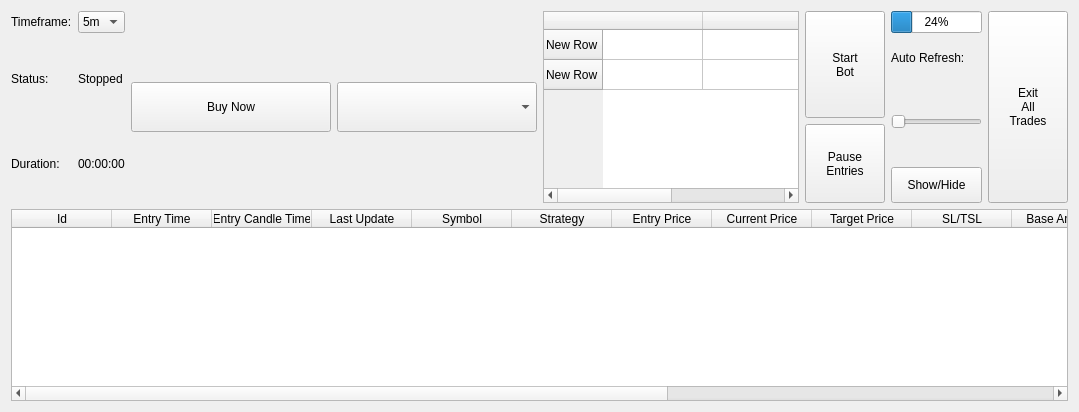
        <widget class="QWidget" name="tabTrades">
         <property name="styleSheet">
          <string notr="true"/>
         </property>
         <attribute name="title">
          <string>Trades</string>
         </attribute>
         <layout class="QGridLayout" name="gridLayout_13">
          <property name="sizeConstraint">
           <enum>QLayout::SetDefaultConstraint</enum>
          </property>
          <item row="0" column="0">
           <layout class="QVBoxLayout" name="verticalLayout_14">
            <item>
             <layout class="QHBoxLayout" name="horizontalLayout_5" stretch="0,0,0,0,0">
              <property name="sizeConstraint">
               <enum>QLayout::SetDefaultConstraint</enum>
              </property>
              <item>
               <layout class="QGridLayout" name="gridLayout_2">
                <item row="1" column="0">
                 <widget class="QLabel" name="statusLabel">
                  <property name="styleSheet">
                   <string notr="true"/>
                  </property>
                  <property name="text">
                   <string>Status:</string>
                  </property>
                 </widget>
                </item>
                <item row="2" column="0">
                 <widget class="QLabel" name="openTradesLabel">
                  <property name="styleSheet">
                   <string notr="true"/>
                  </property>
                  <property name="text">
                   <string>Duration:</string>
                  </property>
                 </widget>
                </item>
                <item row="1" column="1">
                 <widget class="QLabel" name="lblBotStatus">
                  <property name="maximumSize">
                   <size>
                    <width>300</width>
                    <height>16777215</height>
                   </size>
                  </property>
                  <property name="styleSheet">
                   <string notr="true"/>
                  </property>
                  <property name="text">
                   <string>Stopped</string>
                  </property>
                 </widget>
                </item>
                <item row="0" column="1">
                 <widget class="QComboBox" name="drpBotTimeframe">
                  <property name="sizePolicy">
                   <sizepolicy hsizetype="Fixed" vsizetype="Fixed">
                    <horstretch>0</horstretch>
                    <verstretch>0</verstretch>
                   </sizepolicy>
                  </property>
                  <property name="minimumSize">
                   <size>
                    <width>10</width>
                    <height>0</height>
                   </size>
                  </property>
                  <property name="maximumSize">
                   <size>
                    <width>300</width>
                    <height>16777215</height>
                   </size>
                  </property>
                  <property name="styleSheet">
                   <string notr="true"/>
                  </property>
                  <property name="currentText">
                   <string>5m</string>
                  </property>
                  <property name="currentIndex">
                   <number>1</number>
                  </property>
                  <item>
                   <property name="text">
                    <string>1m</string>
                   </property>
                  </item>
                  <item>
                   <property name="text">
                    <string>5m</string>
                   </property>
                  </item>
                  <item>
                   <property name="text">
                    <string>1h</string>
                   </property>
                  </item>
                  <item>
                   <property name="text">
                    <string>1d</string>
                   </property>
                  </item>
                 </widget>
                </item>
                <item row="0" column="0">
                 <widget class="QLabel" name="timeframeLabel">
                  <property name="styleSheet">
                   <string notr="true"/>
                  </property>
                  <property name="text">
                   <string>Timeframe:</string>
                  </property>
                 </widget>
                </item>
                <item row="2" column="1">
                 <widget class="QLabel" name="lblBotRunTime">
                  <property name="maximumSize">
                   <size>
                    <width>300</width>
                    <height>16777215</height>
                   </size>
                  </property>
                  <property name="styleSheet">
                   <string notr="true"/>
                  </property>
                  <property name="text">
                   <string>00:00:00</string>
                  </property>
                 </widget>
                </item>
               </layout>
              </item>
              <item>
               <layout class="QGridLayout" name="gridLayout_30">
                <item row="0" column="0">
                 <widget class="QPushButton" name="btnBuyNow">
                  <property name="sizePolicy">
                   <sizepolicy hsizetype="Fixed" vsizetype="Fixed">
                    <horstretch>0</horstretch>
                    <verstretch>0</verstretch>
                   </sizepolicy>
                  </property>
                  <property name="minimumSize">
                   <size>
                    <width>200</width>
                    <height>50</height>
                   </size>
                  </property>
                  <property name="styleSheet">
                   <string notr="true"/>
                  </property>
                  <property name="text">
                   <string>Buy Now</string>
                  </property>
                 </widget>
                </item>
                <item row="0" column="1">
                 <widget class="QComboBox" name="drpSymbolBuyNow">
                  <property name="sizePolicy">
                   <sizepolicy hsizetype="Fixed" vsizetype="Minimum">
                    <horstretch>0</horstretch>
                    <verstretch>0</verstretch>
                   </sizepolicy>
                  </property>
                  <property name="minimumSize">
                   <size>
                    <width>200</width>
                    <height>0</height>
                   </size>
                  </property>
                  <property name="maximumSize">
                   <size>
                    <width>140</width>
                    <height>16777215</height>
                   </size>
                  </property>
                  <property name="styleSheet">
                   <string notr="true"/>
                  </property>
                 </widget>
                </item>
               </layout>
              </item>
              <item>
               <widget class="QTableWidget" name="tblQuickStats">
                <property name="sizePolicy">
                 <sizepolicy hsizetype="Fixed" vsizetype="Fixed">
                  <horstretch>0</horstretch>
                  <verstretch>0</verstretch>
                 </sizepolicy>
                </property>
                <property name="minimumSize">
                 <size>
                  <width>0</width>
                  <height>0</height>
                 </size>
                </property>
                <property name="maximumSize">
                 <size>
                  <width>16777215</width>
                  <height>16777215</height>
                 </size>
                </property>
                <property name="baseSize">
                 <size>
                  <width>200</width>
                  <height>50</height>
                 </size>
                </property>
                <property name="styleSheet">
                 <string notr="true"/>
                </property>
                <row>
                 <property name="text">
                  <string>New Row</string>
                 </property>
                </row>
                <row>
                 <property name="text">
                  <string>New Row</string>
                 </property>
                </row>
                <column>
                 <property name="text">
                  <string/>
                 </property>
                </column>
                <column>
                 <property name="text">
                  <string/>
                 </property>
                </column>
               </widget>
              </item>
              <item>
               <layout class="QGridLayout" name="gridLayout_3">
                <item row="4" column="1">
                 <widget class="QPushButton" name="ShowHide_Trades">
                  <property name="sizePolicy">
                   <sizepolicy hsizetype="Preferred" vsizetype="Preferred">
                    <horstretch>0</horstretch>
                    <verstretch>0</verstretch>
                   </sizepolicy>
                  </property>
                  <property name="minimumSize">
                   <size>
                    <width>50</width>
                    <height>30</height>
                   </size>
                  </property>
                  <property name="maximumSize">
                   <size>
                    <width>200</width>
                    <height>200</height>
                   </size>
                  </property>
                  <property name="baseSize">
                   <size>
                    <width>50</width>
                    <height>30</height>
                   </size>
                  </property>
                  <property name="text">
                   <string>Show/Hide</string>
                  </property>
                 </widget>
                </item>
                <item row="1" column="1">
                 <widget class="QLabel" name="asdLabel_2">
                  <property name="styleSheet">
                   <string notr="true"/>
                  </property>
                  <property name="text">
                   <string>Auto Refresh:</string>
                  </property>
                 </widget>
                </item>
                <item row="0" column="1">
                 <widget class="QProgressBar" name="progressBar">
                  <property name="sizePolicy">
                   <sizepolicy hsizetype="Fixed" vsizetype="Fixed">
                    <horstretch>0</horstretch>
                    <verstretch>0</verstretch>
                   </sizepolicy>
                  </property>
                  <property name="styleSheet">
                   <string notr="true"/>
                  </property>
                  <property name="value">
                   <number>24</number>
                  </property>
                 </widget>
                </item>
                <item row="0" column="0" rowspan="3">
                 <widget class="QPushButton" name="btnStartBot">
                  <property name="sizePolicy">
                   <sizepolicy hsizetype="Preferred" vsizetype="Preferred">
                    <horstretch>0</horstretch>
                    <verstretch>100</verstretch>
                   </sizepolicy>
                  </property>
                  <property name="minimumSize">
                   <size>
                    <width>50</width>
                    <height>30</height>
                   </size>
                  </property>
                  <property name="maximumSize">
                   <size>
                    <width>200</width>
                    <height>200</height>
                   </size>
                  </property>
                  <property name="baseSize">
                   <size>
                    <width>50</width>
                    <height>30</height>
                   </size>
                  </property>
                  <property name="styleSheet">
                   <string notr="true"/>
                  </property>
                  <property name="text">
                   <string>Start
Bot</string>
                  </property>
                 </widget>
                </item>
                <item row="2" column="1" rowspan="2">
                 <widget class="QSlider" name="horizontalSlider">
                  <property name="maximum">
                   <number>5</number>
                  </property>
                  <property name="singleStep">
                   <number>5</number>
                  </property>
                  <property name="orientation">
                   <enum>Qt::Horizontal</enum>
                  </property>
                 </widget>
                </item>
                <item row="3" column="0" rowspan="2">
                 <widget class="QPushButton" name="btnStopEntries">
                  <property name="sizePolicy">
                   <sizepolicy hsizetype="Preferred" vsizetype="Preferred">
                    <horstretch>0</horstretch>
                    <verstretch>100</verstretch>
                   </sizepolicy>
                  </property>
                  <property name="minimumSize">
                   <size>
                    <width>50</width>
                    <height>30</height>
                   </size>
                  </property>
                  <property name="maximumSize">
                   <size>
                    <width>200</width>
                    <height>200</height>
                   </size>
                  </property>
                  <property name="baseSize">
                   <size>
                    <width>50</width>
                    <height>30</height>
                   </size>
                  </property>
                  <property name="styleSheet">
                   <string notr="true"/>
                  </property>
                  <property name="text">
                   <string>Pause
Entries</string>
                  </property>
                 </widget>
                </item>
               </layout>
              </item>
              <item>
               <widget class="QPushButton" name="btnExitAllTrades">
                <property name="sizePolicy">
                 <sizepolicy hsizetype="Fixed" vsizetype="Minimum">
                  <horstretch>0</horstretch>
                  <verstretch>100</verstretch>
                 </sizepolicy>
                </property>
                <property name="minimumSize">
                 <size>
                  <width>50</width>
                  <height>50</height>
                 </size>
                </property>
                <property name="maximumSize">
                 <size>
                  <width>200</width>
                  <height>200</height>
                 </size>
                </property>
                <property name="baseSize">
                 <size>
                  <width>50</width>
                  <height>50</height>
                 </size>
                </property>
                <property name="styleSheet">
                 <string notr="true"/>
                </property>
                <property name="text">
                 <string>Exit
All
Trades</string>
                </property>
               </widget>
              </item>
             </layout>
            </item>
            <item>
             <widget class="QTableWidget" name="tblTrades">
              <property name="enabled">
               <bool>true</bool>
              </property>
              <property name="sizePolicy">
               <sizepolicy hsizetype="Expanding" vsizetype="Expanding">
                <horstretch>0</horstretch>
                <verstretch>0</verstretch>
               </sizepolicy>
              </property>
              <property name="minimumSize">
               <size>
                <width>0</width>
                <height>100</height>
               </size>
              </property>
              <property name="styleSheet">
               <string notr="true"/>
              </property>
              <property name="alternatingRowColors">
               <bool>true</bool>
              </property>
              <attribute name="verticalHeaderVisible">
               <bool>false</bool>
              </attribute>
              <column>
               <property name="text">
                <string>Id</string>
               </property>
              </column>
              <column>
               <property name="text">
                <string>Entry Time</string>
               </property>
              </column>
              <column>
               <property name="text">
                <string>Entry Candle Time</string>
               </property>
              </column>
              <column>
               <property name="text">
                <string>Last Update</string>
               </property>
              </column>
              <column>
               <property name="text">
                <string>Symbol</string>
               </property>
              </column>
              <column>
               <property name="text">
                <string>Strategy</string>
               </property>
              </column>
              <column>
               <property name="text">
                <string>Entry Price</string>
               </property>
              </column>
              <column>
               <property name="text">
                <string>Current Price</string>
               </property>
              </column>
              <column>
               <property name="text">
                <string>Target Price</string>
               </property>
              </column>
              <column>
               <property name="text">
                <string>SL/TSL</string>
               </property>
              </column>
              <column>
               <property name="text">
                <string>Base Amount</string>
               </property>
              </column>
              <column>
               <property name="text">
                <string>Quote Amount</string>
               </property>
              </column>
              <column>
               <property name="text">
                <string>PL</string>
               </property>
              </column>
              <column>
               <property name="text">
                <string>PL%</string>
               </property>
              </column>
              <column>
               <property name="text">
                <string>Mark Closed</string>
               </property>
              </column>
              <column>
               <property name="text">
                <string>Close Now</string>
               </property>
              </column>
             </widget>
            </item>
           </layout>
          </item>
         </layout>
        </widget>
